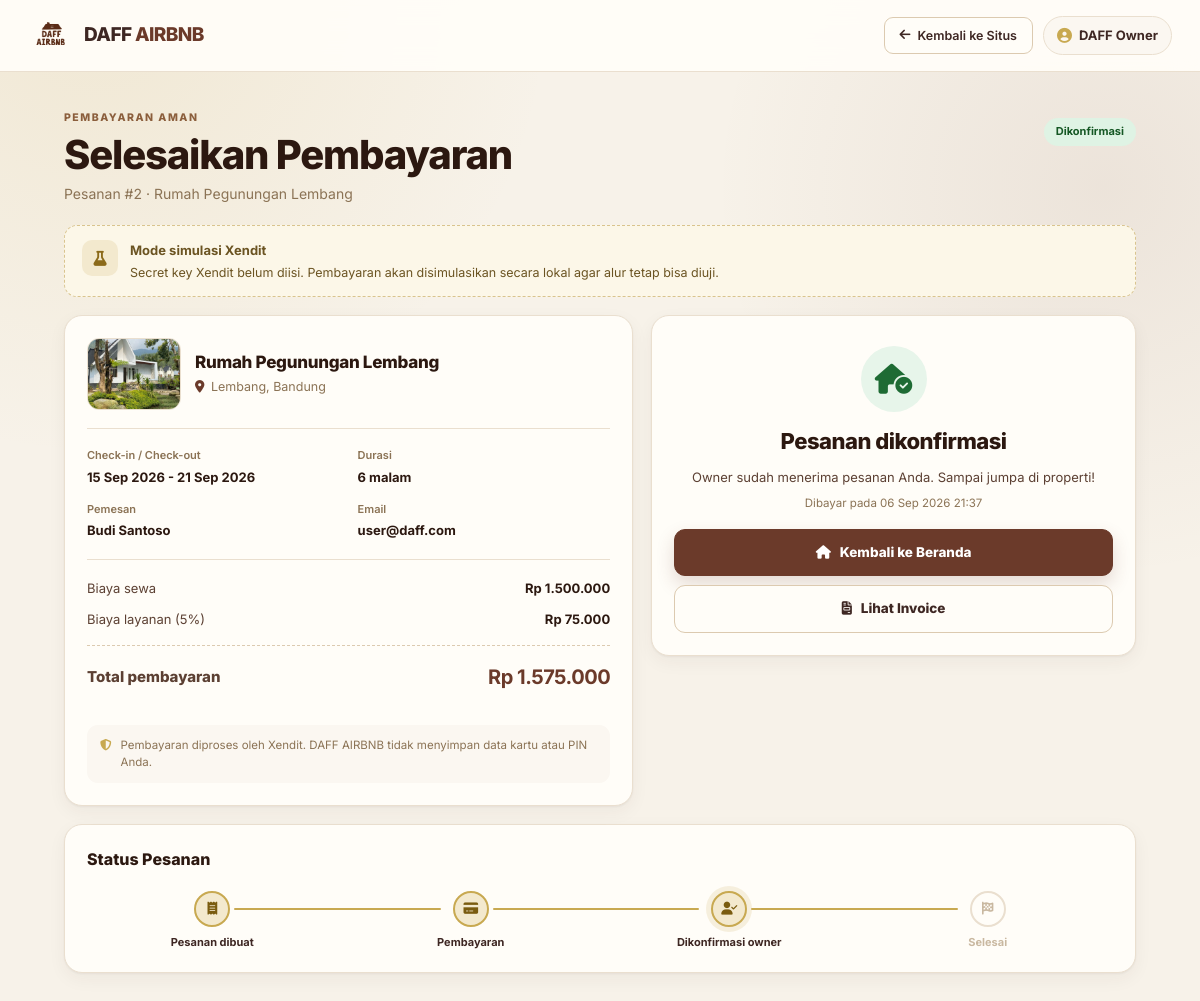
The app's page /pembayaran.php?order_id=2 (signed in) with its own data.
### tables this page shows
CREATE TABLE orders (
  id                 INT UNSIGNED NOT NULL AUTO_INCREMENT,
  user_id            INT UNSIGNED NOT NULL,
  property_id        INT UNSIGNED NOT NULL,
  start_date         DATE NOT NULL,
  days               INT UNSIGNED NOT NULL DEFAULT 1,
  total              DECIMAL(12,0) NOT NULL,
  base_total         DECIMAL(12,0) DEFAULT NULL,
  discount_total     DECIMAL(12,0) NOT NULL DEFAULT 0,
  service_fee        DECIMAL(12,0) DEFAULT NULL,
  pricing_detail     JSON DEFAULT NULL,
  status             ENUM('pending_payment','paid','confirmed','rejected','expired','cancelled','completed') NOT NULL DEFAULT 'pending_payment',
  payment_expires_at DATETIME DEFAULT NULL,
  paid_at            DATETIME DEFAULT NULL,
  admin_note         VARCHAR(255) DEFAULT NULL,
  created_at         TIMESTAMP NOT NULL DEFAULT CURRENT_TIMESTAMP,
  PRIMARY KEY (id),
  KEY idx_orders_user (user_id),
  KEY idx_orders_property (property_id),
  KEY idx_orders_availability (property_id, status, start_date),
  CONSTRAINT fk_orders_user     FOREIGN KEY (user_id)     REFERENCES users (id)     ON DELETE CASCADE,
  CONSTRAINT fk_orders_property FOREIGN KEY (property_id) REFERENCES properties (id) ON DELETE CASCADE
);

CREATE TABLE properties (
  id            INT UNSIGNED NOT NULL AUTO_INCREMENT,
  name          VARCHAR(150) NOT NULL,
  location      VARCHAR(150) NOT NULL,
  category      VARCHAR(50)  DEFAULT 'rumah',
  price         DECIMAL(12,0) NOT NULL,
  weekend_price DECIMAL(12,0) DEFAULT NULL,
  long_stay_min_days INT UNSIGNED DEFAULT NULL,
  long_stay_discount_percent DECIMAL(5,2) NOT NULL DEFAULT 0,
  rating        DECIMAL(3,2)  NOT NULL DEFAULT 4.80,
  reviews       INT UNSIGNED NOT NULL DEFAULT 0,
  guests        INT UNSIGNED NOT NULL DEFAULT 1,
  stock         INT UNSIGNED NOT NULL DEFAULT 1,   
  bedrooms      INT UNSIGNED NOT NULL DEFAULT 1,
  bathrooms     INT UNSIGNED NOT NULL DEFAULT 1,
  badge         VARCHAR(60)   DEFAULT NULL,
  is_active     TINYINT(1)    NOT NULL DEFAULT 1,
  image_main    VARCHAR(500)  NOT NULL,
  image_2       VARCHAR(500)  DEFAULT NULL,
  image_3       VARCHAR(500)  DEFAULT NULL,
  description   TEXT,
  features      TEXT,            
  created_at    TIMESTAMP NOT NULL DEFAULT CURRENT_TIMESTAMP,
  PRIMARY KEY (id)
);

CREATE TABLE users (
  id            INT UNSIGNED NOT NULL AUTO_INCREMENT,
  full_name     VARCHAR(100) NOT NULL,
  email         VARCHAR(150) NOT NULL,
  phone         VARCHAR(30)  DEFAULT NULL,
  password      VARCHAR(255) NOT NULL,
  role          ENUM('admin','user') NOT NULL DEFAULT 'user',
  created_at    TIMESTAMP NOT NULL DEFAULT CURRENT_TIMESTAMP,
  PRIMARY KEY (id),
  UNIQUE KEY uq_users_email (email)
);

### pembayaran.php (the view, shortened to what the rows shown need)
<?php
require_once __DIR__ . '/config/db.php';
require_once __DIR__ . '/includes/auth.php';
require_once __DIR__ . '/includes/payments.php';
require_once __DIR__ . '/includes/pricing.php';
$orderId = (int) ($_GET['order_id'] ?? 0);
$order = get_order_with_payment($orderId);
$statusLabels = order_status_labels();
$status = (string) $order['status'];
$statusLabel = $statusLabels[$status] ?? $status;
$canPay = can_pay_order($order);
$secondsLeft = 0;
$total = (int) $order['total'];
$priceBreakdown = order_price_breakdown($order);
$base = (int) $priceBreakdown['base_total'];
$fee = (int) $priceBreakdown['service_fee'];
$paidAt = $order['paid_at'] ? date('d M Y H:i', strtotime((string) $order['paid_at'])) : null;
$expiresAt = $order['payment_expires_at'] ? date('d M Y H:i', strtotime((string) $order['payment_expires_at'])) : null;
?>
<!DOCTYPE html>
<html lang="id">
<head>
    <link rel="stylesheet" href="styles.css?v=<?php echo e((string) filemtime(__DIR__ . '/styles.css')); ?>">
    <link rel="stylesheet" href="payment.css?v=<?php echo e((string) filemtime(__DIR__ . '/payment.css')); ?>">
    <link rel="stylesheet" href="https://cdnjs.cloudflare.com/ajax/libs/font-awesome/6.4.0/css/all.min.css">
</head>
<body class="payment-body">
    <main class="payment-shell">
        <div class="payment-title-row">
            <div>
                <span class="section-eyebrow">Pembayaran aman</span>
                <h1>Selesaikan Pembayaran</h1>
                <p>Pesanan #<?php echo (int) $order['id']; ?> &middot; <?php echo e($order['property_name']); ?></p>
            </div>
            <span class="order-status status-<?php echo e($status); ?>"><?php echo e($statusLabel); ?></span>
        </div>
        <div class="payment-grid">
            <section class="payment-card payment-summary">
                <div class="payment-property">
                    <img src="<?php echo e($order['property_image']); ?>" alt="<?php echo e($order['property_name']); ?>">
                    <div>
                        <h2><?php echo e($order['property_name']); ?></h2>
                        <p><i class="fas fa-map-marker-alt"></i> <?php echo e($order['property_location']); ?></p>
                    </div>
                </div>
                <div class="payment-meta">
                    <div><span>Check-in / Check-out</span><strong><?php echo e(format_stay_range_id((string) $order['start_date'], (int) $order['days'])); ?></strong></div>
                    <div><span>Durasi</span><strong><?php echo (int) $order['days']; ?> malam</strong></div>
                    <div><span>Pemesan</span><strong><?php echo e($order['user_name']); ?></strong></div>
                    <div><span>Email</span><strong><?php echo e($order['user_email']); ?></strong></div>
                </div>
                <div class="payment-breakdown">
                    <div class="payment-row"><span>Biaya sewa</span><strong>Rp <?php echo number_format($base, 0, ',', '.'); ?></strong></div>
                    <div class="payment-row"><span>Biaya layanan (5%)</span><strong>Rp <?php echo number_format($fee, 0, ',', '.'); ?></strong></div>
                    <div class="payment-row payment-total"><span>Total pembayaran</span><strong>Rp <?php echo number_format($total, 0, ',', '.'); ?></strong></div>
                </div>
            </section>
            <section class="payment-card payment-action">
                <?php if ($status === 'pending_payment'): ?>
                    <div class="payment-action-head">
                        <span class="payment-step">Langkah 2 dari 4</span>
                        <h2>Pilih metode pembayaran</h2>
                        <p>Gunakan QRIS, Virtual Account bank, atau e-wallet melalui halaman Xendit.</p>
                    </div>
                    <div class="countdown-box">
                        <span>Batas waktu pembayaran</span>
                        <strong id="countdown" data-seconds="<?php echo (int) $secondsLeft; ?>">--:--:--</strong>
                        <small>Bayar sebelum <?php echo e($expiresAt ?? '-'); ?></small>
                    </div>
                    <?php if (!$canPay): ?>
                        <div class="payment-alert payment-alert-danger">
                            <i class="fas fa-clock"></i> Batas waktu pembayaran sudah habis.
                        </div>
                        <a href="index.php#properties" class="btn-payment-primary"><i class="fas fa-search"></i> Pesan Lagi</a>
                    <?php else: ?>
                        <button type="button" class="btn-payment-primary" id="payNowBtn">
                            <i class="fas fa-credit-card"></i> Bayar Sekarang
                        </button>
                        <button type="button" class="btn-payment-secondary" id="checkStatusBtn">
                            <i class="fas fa-rotate"></i> Cek Status Pembayaran
                        </button>
                        <p class="payment-small-note">
                            Anda akan diarahkan ke halaman pembayaran Xendit. Setelah berhasil, status pesanan
                            otomatis diperbarui.
                        </p>
                    <?php endif; ?>
                <?php elseif ($status === 'confirmed'): ?>
                    <div class="payment-result payment-result-success">
                        <i class="fas fa-house-circle-check"></i>
                        <h2>Pesanan dikonfirmasi</h2>
                        <p>Owner sudah menerima pesanan Anda. Sampai jumpa di properti!</p>
                        <?php if ($paidAt): ?><small>Dibayar pada <?php echo e($paidAt); ?></small><?php endif; ?>
                    </div>
                <?php endif; ?>
            </section>
        </div>
        <section class="payment-card payment-timeline-card">
            <h2>Status Pesanan</h2>
        </section>
    </main>
</body>
</html>

### records on screen
orders: id "2", property.name "Rumah Pegunungan Lembang", status "Dikonfirmasi", property.image_main (picture), property.location "Lembang, Bandung", start_date+days "15 Sep 2026 - 21 Sep 2026", days "6", user.full_name "Budi Santoso", user.email "user@daff.com", base_total "1.500.000", service_fee "75.000", total "1.575.000", paid_at "06 Sep 2026 21:37"

### other values on screen
$user['full_name'] "DAFF Owner"
$step['label'] "Pesanan dibuat"
$step['label'] "Pembayaran"
$step['label'] "Dikonfirmasi owner"
$step['label'] "Selesai"
